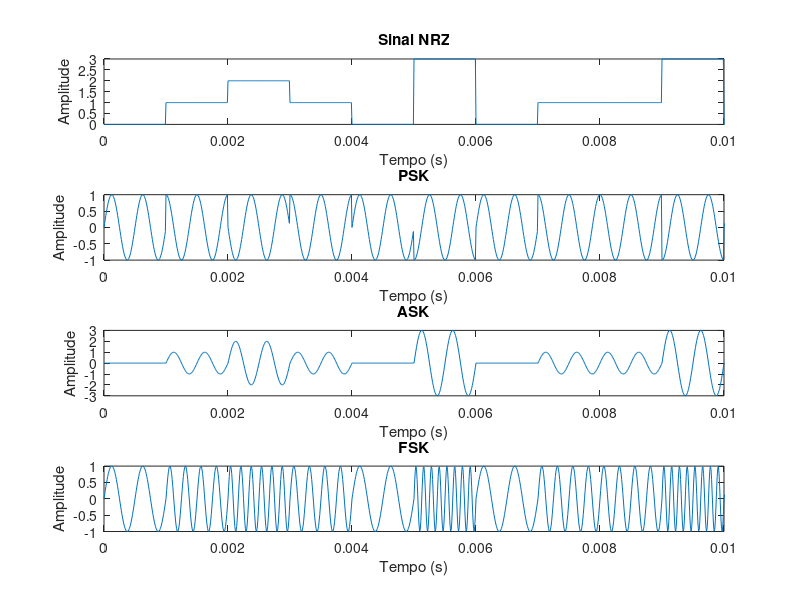

This chart was generated by the following MATLAB code:
pkg load communications   % Carrega o pacote de comunicações para usar funções adicionais

clc; close all; clear all;   

A_nrz = 1;  % Amplitude do sinal NRZ (Non Return to Zero)
A_c = 1;    % Amplitude da portadora
N = 100;    % Número de amostras por bit
M = 4;      % Número de símbolos (para geração de informação randômica)
Rb = 1e3;   % Taxa de bits, ex 1000 bits por segundo
Tb = 1/Rb;  % Duração de cada bit em segundos
Fs = Rb*N;  % Frequência de amostragem
fc = Fs/50; % Frequência da portadora
N_periodo_c = N/(Fs/fc); % Número de amostras por período da portadora

Ts = 1/Fs;  % Período de amostragem
t = [0:Ts:1-Ts]; % Vetor de tempo para um segundo de duração

filtro_NRZ = ones(1,N); % Filtro NRZ (Non Return to Zero)

info = randi([0 M-1],1,Rb); % Gera informações aleatórias (símbolos)
info_up = upsample(info, N); % Sobreamostra as informações para ajustar ao número de amostras por bit
sinal_tx = filter(filtro_NRZ, 1, info_up)*A_nrz; % Sinal transmitido modulado em amplitude

% Modulação PSK (Phase Shift Keying)
x_psk = A_c*sin(2*pi*fc*t + (2*pi*sinal_tx/M));

% Modulação ASK (Amplitude Shift Keying)
x_ask = A_c*sinal_tx.*sin(2*pi*fc*t);

% Modulação FSK (Frequency Shift Keying)
x_fsk = A_c*sin(2*pi*fc*((sinal_tx+1)).*t);

% Plotagem dos sinais modulados
figure;
subplot(411)
plot(t, sinal_tx)
title('Sinal NRZ')
xlabel('Tempo (s)')
ylabel('Amplitude')
xlim([0 10*Tb])

subplot(412)
plot(t, x_psk)
title('PSK')
xlabel('Tempo (s)')
ylabel('Amplitude')
xlim([0 10*Tb])

subplot(413)
plot(t, x_ask)
title('ASK')
xlabel('Tempo (s)')
ylabel('Amplitude')
xlim([0 10*Tb])

subplot(414)
plot(t, x_fsk)
title('FSK')
xlabel('Tempo (s)')
ylabel('Amplitude')
xlim([0 10*Tb])
